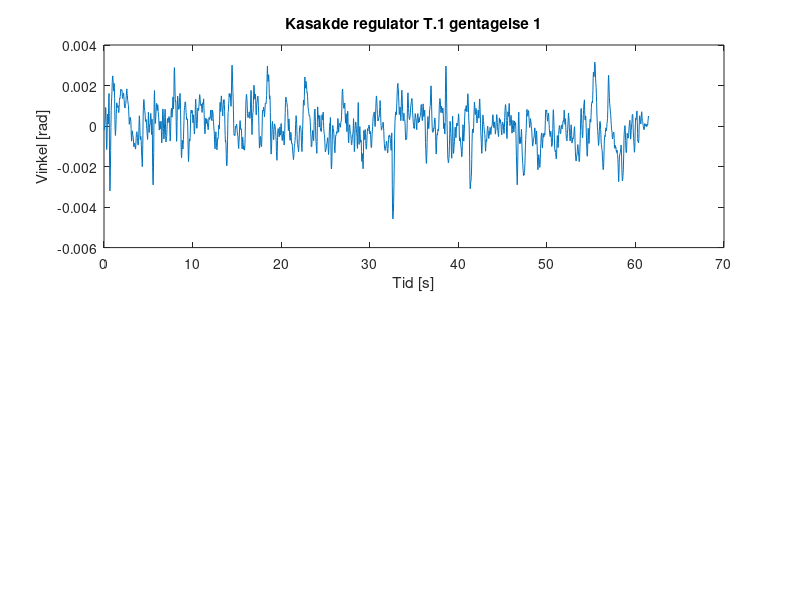

The MATLAB script that drew this image: (Note: this script raises an error after producing the figure.)
%Der er 30 ms mellem hver sampling
clc
clear all
close all

load('dataKaskade.mat');


realdata=dataKaskade(:,1);
stroem=dataKaskade(:,2);



n=2050;
for i = 1:n
    tid(i) = 0.03 * i;
end

start=[0;0;0;0;0;0;0;0;0;0]
start(1)=1000
for i=2:10
    start(i)=start(i-1)+2050;
end

for i = 1:10
    data(:,i)=realdata(start(i):start(i)+2049);
    dataStroem(:,i)=stroem(start(i):start(i)+2049);
end

n=length(data)

for i = 1:10
    dataFilt(1,i) = data(1,i);
    dataFilt(2,i) = (data(1,i) + data(2,i))/2;
    dataFiltStroem(1,i) = dataStroem(1,i);
    dataFiltStroem(2,i) = (dataStroem(1,i) + dataStroem(2,i))/2;
end

for i = 1:10
    for ii=1:n-2
        dataFilt(ii+2,i)=(data(ii,i)+data(ii+1,i)+data(ii+2,i))/3;
        dataFiltStroem(ii+2,i)=(dataStroem(ii,i)+dataStroem(ii+1,i)+dataStroem(ii+2,i))/3;        
    end
end


temp = [0;0;0;0;0;0;0;0;0;0];

for i=1:10
    for ii=1:n
        temp(i) = temp(i) + dataFilt(ii,i);
    end
end


offset = temp/n;

tempStroem = [0;0;0;0;0;0;0;0;0;0];

for i=1:10
    for ii=1:n
        tempStroem(i) = tempStroem(i) + dataFiltStroem(ii,i);
    end
end


offsetStroem = tempStroem/n;


for i=1:10
    figure(i);
    subplot(2,1,1);
    plot(tid,dataFilt(:,i)-offset(i));
    a=sprintf('Kasakde regulator T.1 gentagelse %d',i);
    title(a)
    ylabel("Vinkel [rad]");
    xlabel("Tid [s]");
    yline(0.0175);
    yline(-0.0175);
    subplot(2,1,2);
    plot(tid,dataFiltStroem(:,i)-offsetStroem(i));
    a=sprintf('Strøminput ved Kasakade regulator T.1 gentagelse %d',i);
    title(a)
    ylabel("Strøm [A]");
    xlabel("Tid [s]");
end

temp=[0;0;0;0;0;0;0;0;0;0];
for i = 1:10
    for ii=1:n
        temp(i) = temp(i) + (dataFilt(ii,i)-offset(i))^2;
    end
end
var=[0;0;0;0;0;0;0;0;0;0];
for i = 1:10
    var(i) = 1/(n-1) * temp(i);
end


